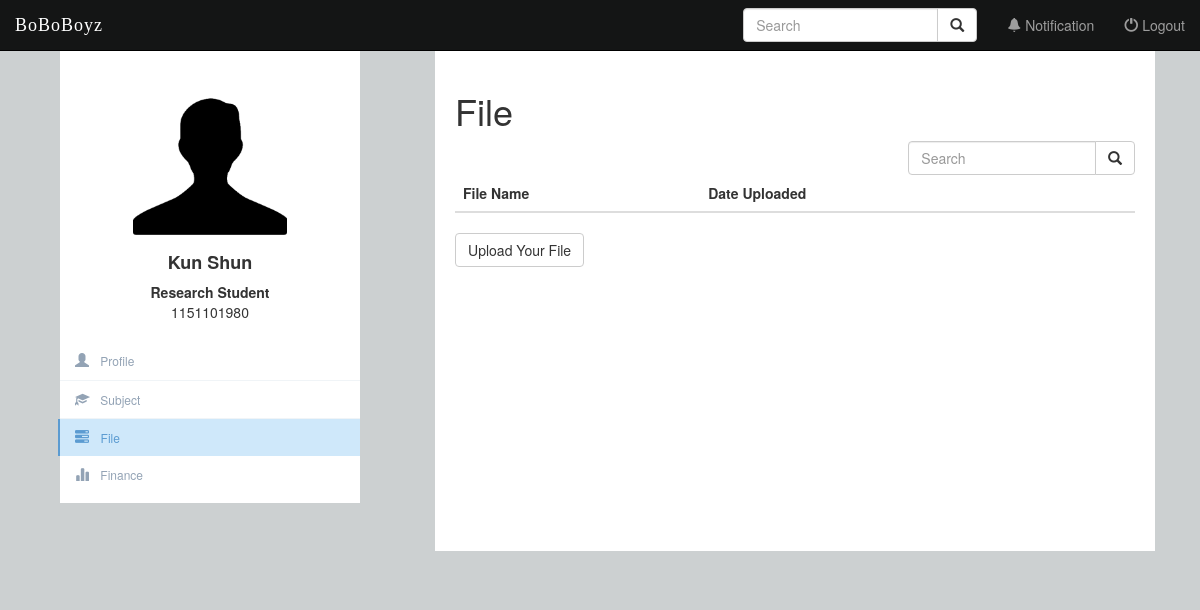
Before: /file/ (signed in) with the older database file.
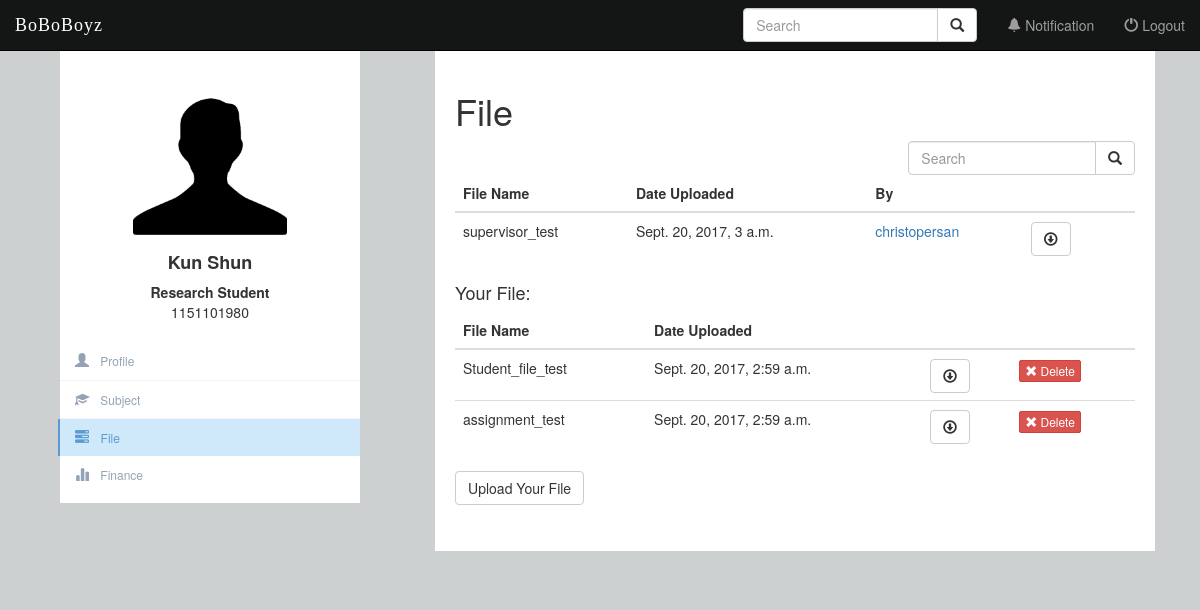
After: the same page with the newer database file.
### file/models.py (models this page shows, shortened)
class File(models.Model):
    file_title = models.CharField(max_length=250, blank=False)
    file_upload = models.FileField(upload_to='File/')
    uploaded_at = models.DateTimeField(auto_now_add=True, blank=True)
    owner = models.ForeignKey(settings.AUTH_USER_MODEL,related_name='file', on_delete=models.CASCADE, null=True)

### file/views.py (the view, shortened to what this page needs)
# urls.py: url(r'^file/', include('file.urls')),
def file(request):
    profile = Profile.objects.get(pk=request.user.id)
    all_profiles = Profile.objects.all().filter(
        Q(user_type="Supervisor") | Q(user_type="Student")
    ).distinct()
    query = request.GET.get("q")
    if profile.user_type == 'Supervisor':
        approved_app = Appointment.objects.filter(lecID=profile.user)
        form = ProgressForm(request.POST or None)
        if request.POST:
            if form.is_valid():
                progress = form.cleaned_data.get("br_progress")
                target_profile.br_progress = progress
                target_profile.save()
        if request.POST.get("reject"):
            appointmentID = request.POST.get('appointment_id', False)
            app = Appointment.objects.get(pk=appointmentID)
            app.status = "Reject"
            app.save()
        elif request.POST.get("accept"):
            appointmentID = request.POST.get('appointment_id', False)
            app = Appointment.objects.get(pk=appointmentID)
            app.status = "Approve"
            app.save()
            return render(request, 'file/File.html', {'my_files': my_files, 'files': files, 'profile': profile, 'approved_app': approved_app})
    elif profile.user_type == 'Student':
        try:
            application = Application.objects.get(app_student=request.user.id)
        except Application.DoesNotExist:
            application = None
            approved_app = Appointment.objects.filter(Q(stuID=profile.user) | Q(status="Pending"))
    if profile.user_type == 'Student':
        try:
            s = Supervise.objects.get(s_student = request.user)
            s1 = s.s_supervisor
            s2 = s.s_cosupervisor
            files = File.objects.filter(Q(owner=s1) | Q(owner=s2))
        except ObjectDoesNotExist:
            files = None
        my_files = File.objects.filter(Q(owner=request.user))
        query = request.GET.get("q")
        if query:
            if files != None:
                files = files.filter(
                    Q(file_title__contains=query)
                ).distinct()
            my_files = my_files.filter(
                Q(file_title__contains=query)
            ).distinct()
            return render(request, 'file/File.html', {'my_files':my_files,'files': files,'profile': profile,})
        else:
            return render(request, 'file/File.html', {'my_files':my_files,'files': files,'profile': profile, })
    else:
        logout(request)
        return render(request, 'Profile/login.html', {'error_message': 'You are NOT allowed to enter this page.'})

### file/templates/file/File.html (shortened to what this page needs)
<!DOCTYPE html>
<html lang="en">
{% extends 'Profile/side_bar.html' %}
{% block content %}
{% load staticfiles %}
<div class="col-md-12 col-sm-12 col-xs-12">
				<div class="form-profile">
					<h1>File</h1>
					<div class="table-responsive">
						<form>
							<form class="navbar-form navbar-right" role="search" method="get" action="{% url 'file:file' %}">
								<div class="input-group col-md-4 col-sm-4 col-xs-12 pull-right">
									<input type="text" class="form-control" placeholder="Search" name="q" value="{{ request.GET.q }}">
									<div class="input-group-btn">
										<button class="btn btn-default" type="submit"><i class="glyphicon glyphicon-search"></i></button>
									</div>
								</div>
							</form>
							{% if not files == None %}
								<table class="table ">
									<thead>
									  <tr>
										<th>File Name</th>
										<th>Date Uploaded</th>
										<th>By</th>
										<th></th>
										<th></th>
									  </tr>
									</thead>
									<tbody>
									{% for obj in files %}
									<tr>
									  <td>
										<p>{{ obj.file_title }}</p>
									  </td>
									  <td>
										<p> {{ obj.uploaded_at }}</p>
									  </td>
										<td>
										<a href = "{% url 'Profile:profile' obj.owner.username %}" > {{ obj.owner.username }}</a>
									  </td>
									  <td>
										<a target="_blank" href="{{ obj.file_upload.url }}">
										  <button type="button" class = "btn btn-default glyphicon glyphicon-download"></button>
										</a>
									  </td>
									  <td>
									  </td>
									</tr>
									{% endfor %}
									</tbody>
								  </table>
									<h4>Your File:</h4>
								{% endif %}
								<table class="table ">
							    <thead>
							      <tr>
							        <th>File Name</th>
							        <th>Date Uploaded</th>
								    <th></th>
									<th></th>
							      </tr>
							    </thead>
							    <tbody>
								{% for obj in my_files %}
								<tr>
								  <td>
								  <p>{{ obj.file_title }}</p>
								  </td>
								  <td>
									<p> {{ obj.uploaded_at }}</p>
								  </td>
								  <td>
									<a target="_blank" href="{{ obj.file_upload.url }}">
									  <button type="button" class = "btn btn-default glyphicon glyphicon-download"></button>
									</a>
								  </td>
								  <td>
									  <form action="{% url 'file:delete' obj.id %}" method="post" style="display: inline;">
									  <button type="submit" class="btn btn-danger btn-xs">
										<span class="glyphicon glyphicon-remove"></span> Delete
									  </button>
									</form>
								  </td>
								</tr>
								{% endfor %}
							    </tbody>
							  </table>
								<a href="{% url 'file:upload' %}" class="btn btn-default">Upload Your File</a>
{% endblock %}

Changed rows visible on the page:
added File: file_title "supervisor_test", uploaded_at "Sept. 20, 2017, 3 a.m.", owner.username "christopersan", shown under "File"
added File: file_title "Student_file_test", uploaded_at "Sept. 20, 2017, 2:59 a.m.", shown under "Your File:"
added File: file_title "assignment_test", uploaded_at "Sept. 20, 2017, 2:59 a.m.", shown under "Your File:"
Other visible differences:
text now shown: "File Name Date Uploaded By Your File:"
